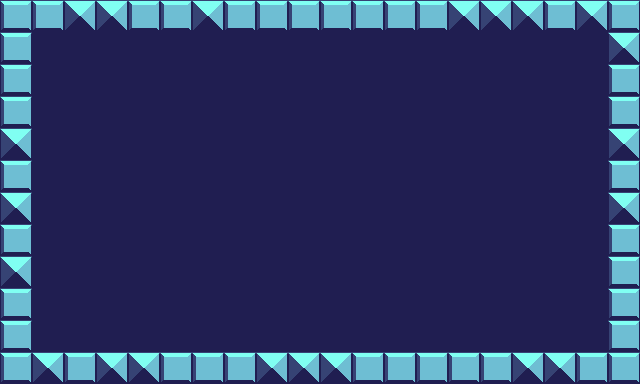

Tiled map render using the project's own tile images. Description and the whole map definition, tile-layer contents included, below:
An orthogonal 20x12 tile map with 32x32 px tiles, 2 tile layers (Background, Ground) and 6 objects (4x Ground, Player, Box).

<map version="1.10" tiledversion="1.11.2" orientation="orthogonal" renderorder="right-down" width="20" height="12" tilewidth="32" tileheight="32" infinite="0" nextlayerid="5" nextobjectid="12">
 <tileset firstgid="1" source="../tilesets/template_tileset.tsx" />
 <layer id="2" name="Background" width="20" height="12">
  <data encoding="csv">
0,0,0,0,0,0,0,0,0,0,0,0,0,0,0,0,0,0,0,0,
0,3,3,3,3,3,3,3,3,3,3,3,3,3,3,3,3,3,3,0,
0,3,3,3,3,3,3,3,3,3,3,3,3,3,3,3,3,3,3,0,
0,3,3,3,3,3,3,3,3,3,3,3,3,3,3,3,3,3,3,0,
0,3,3,3,3,3,3,3,3,3,3,3,3,3,3,3,3,3,3,0,
0,3,3,3,3,3,3,3,3,3,3,3,3,3,3,3,3,3,3,0,
0,3,3,3,3,3,3,3,3,3,3,3,3,3,3,3,3,3,3,0,
0,3,3,3,3,3,3,3,3,3,3,3,3,3,3,3,3,3,3,0,
0,3,3,3,3,3,3,3,3,3,3,3,3,3,3,3,3,3,3,0,
0,3,3,3,3,3,3,3,3,3,3,3,3,3,3,3,3,3,3,0,
0,3,3,3,3,3,3,3,3,3,3,3,3,3,3,3,3,3,3,0,
0,0,0,0,0,0,0,0,0,0,0,0,0,0,0,0,0,0,0,0
</data>
 </layer>
 <layer id="1" name="Ground" width="20" height="12">
  <data encoding="csv">
2,2,1,1,2,2,1,2,2,2,2,2,2,2,1,1,1,2,1,2,
2,0,0,0,0,0,0,0,0,0,0,0,0,0,0,0,0,0,0,1,
2,0,0,0,0,0,0,0,0,0,0,0,0,0,0,0,0,0,0,2,
2,0,0,0,0,0,0,0,0,0,0,0,0,0,0,0,0,0,0,2,
1,0,0,0,0,0,0,0,0,0,0,0,0,0,0,0,0,0,0,1,
2,0,0,0,0,0,0,0,0,0,0,0,0,0,0,0,0,0,0,2,
1,0,0,0,0,0,0,0,0,0,0,0,0,0,0,0,0,0,0,1,
2,0,0,0,0,0,0,0,0,0,0,0,0,0,0,0,0,0,0,2,
1,0,0,0,0,0,0,0,0,0,0,0,0,0,0,0,0,0,0,2,
2,0,0,0,0,0,0,0,0,0,0,0,0,0,0,0,0,0,0,2,
2,0,0,0,0,0,0,0,0,0,0,0,0,0,0,0,0,0,0,2,
2,1,2,1,1,2,2,2,1,1,1,2,2,2,2,2,1,1,2,2
</data>
 </layer>
 <objectgroup id="3" name="Entities">
  <object id="5" name="Player" x="32" y="32" width="16" height="16">
   <properties>
    <property name="Type" value="player" />
   </properties>
  </object>
  <object id="6" name="Box" x="224" y="224" width="16" height="16">
   <properties>
    <property name="Type" value="box" />
   </properties>
  </object>
  <object id="8" name="Ground" x="32" y="352" width="576" height="16">
   <properties>
    <property name="Type" value="collider" />
   </properties>
  </object>
  <object id="9" name="Ground" x="16" y="32" width="16" height="320">
   <properties>
    <property name="Type" value="collider" />
   </properties>
  </object>
  <object id="10" name="Ground" x="32" y="16" width="576" height="16">
   <properties>
    <property name="Type" value="collider" />
   </properties>
  </object>
  <object id="11" name="Ground" x="608" y="32" width="16" height="320">
   <properties>
    <property name="Type" value="collider" />
   </properties>
  </object>
 </objectgroup>
</map>